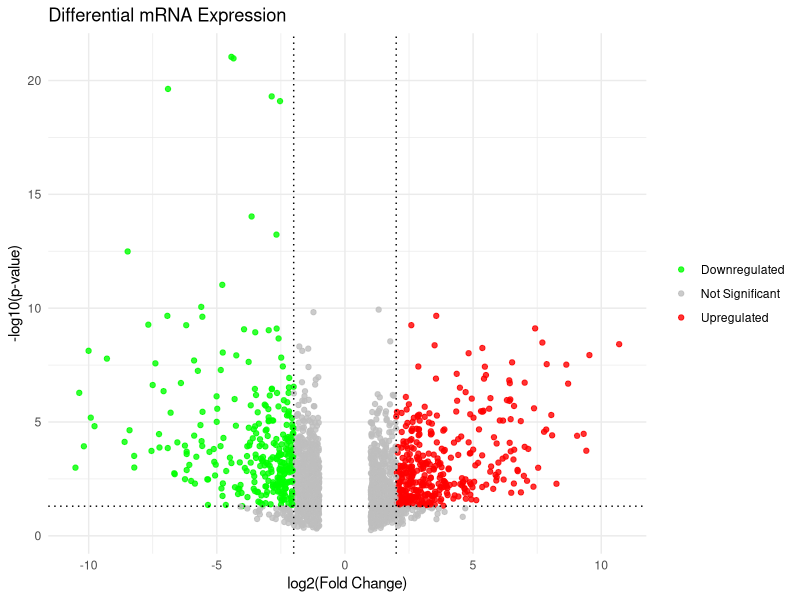
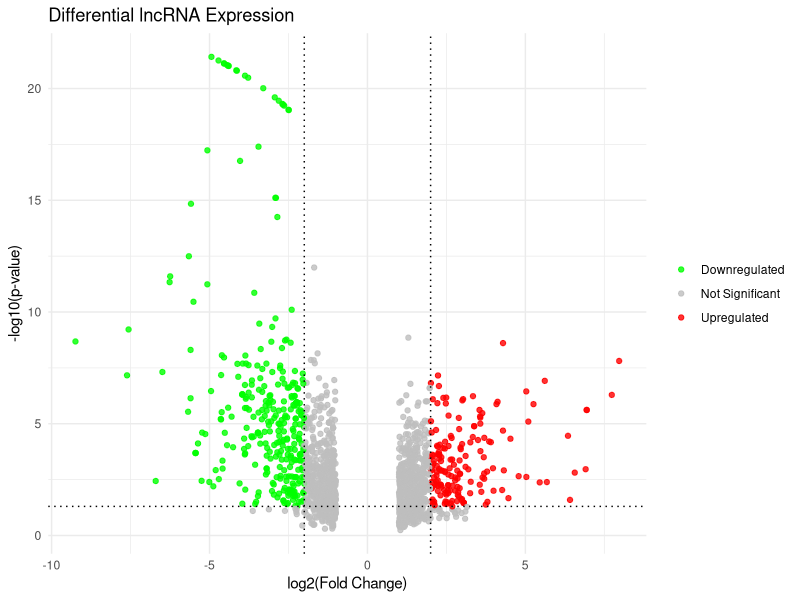
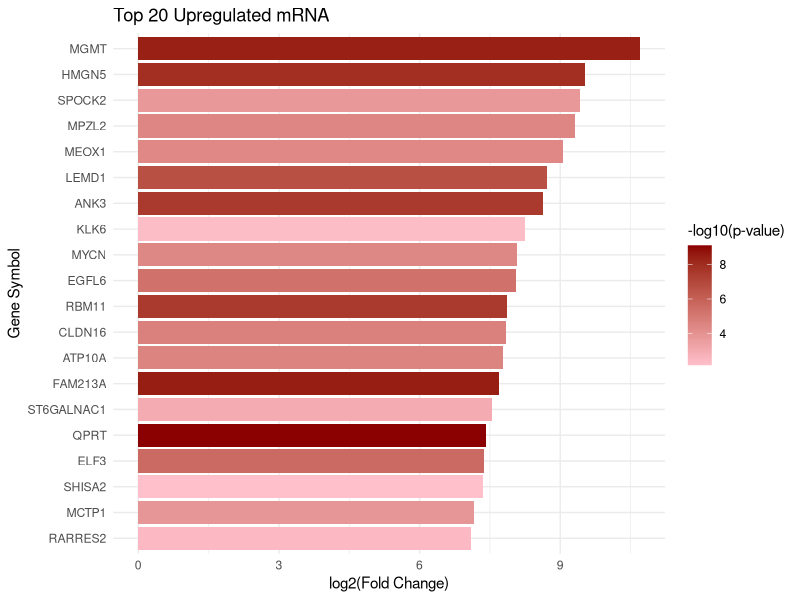
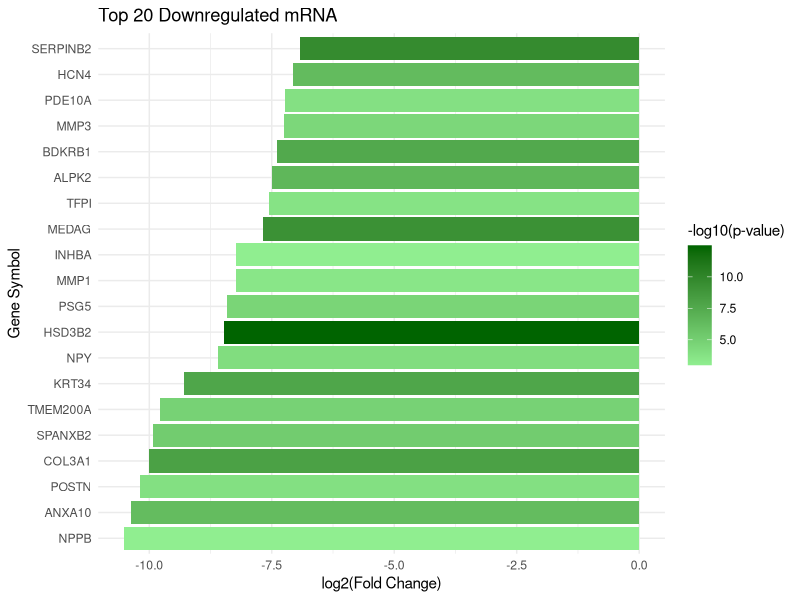
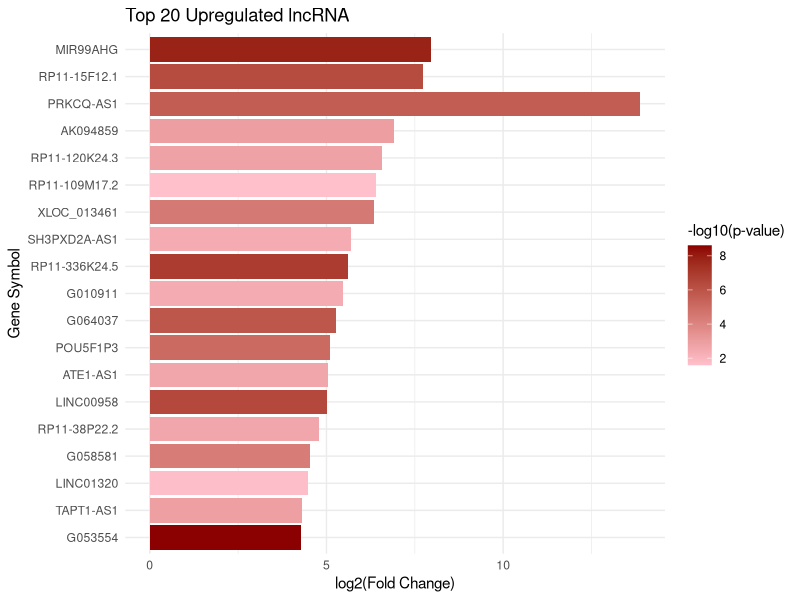
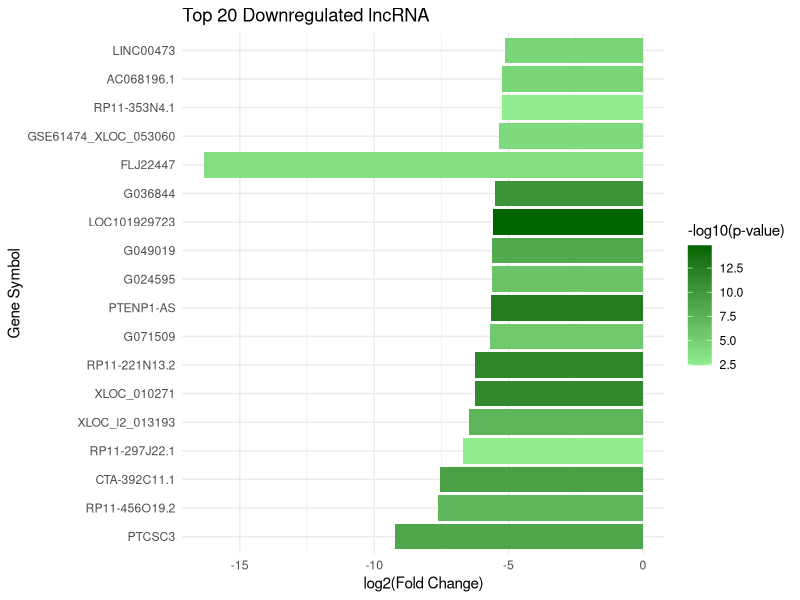
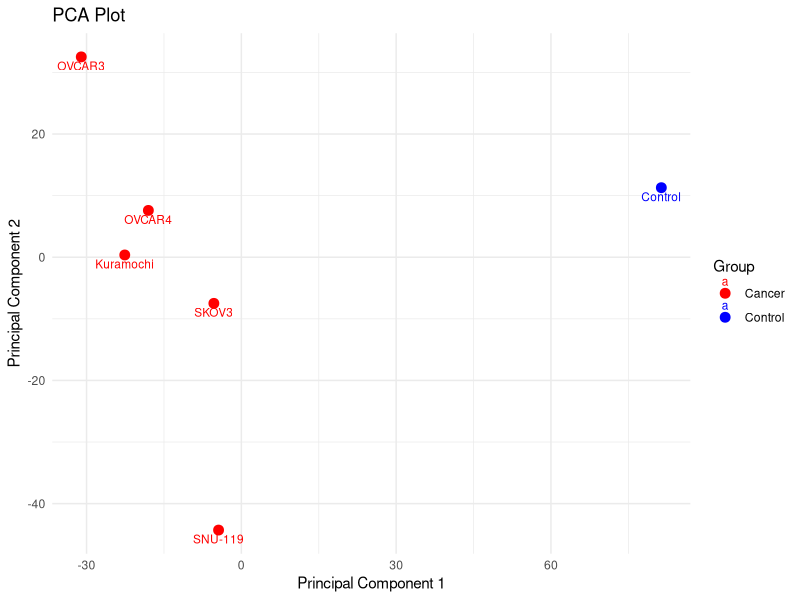

The R source for these figures, in order:
## ---- chunk 1
#| echo: true
#| message: false
#| warning: false
library(tidyverse)
## ---- chunk 2
#| echo: true
#| message: false
#| warning: false
mRNA_data <- read_csv("CNC_mRNA.csv")
mRNA_data <- mRNA_data |> 
  mutate(
    log2FC = ifelse(Regulation == "down", -log2(FoldChange), log2(FoldChange)),
    negLog10P = -log10(p_value),
    status = case_when(
      log2FC >= 2 & p_value < 0.05 ~ "Upregulated",
      log2FC <= -2 & p_value < 0.05 ~ "Downregulated",
      TRUE ~ "Not Significant"))
## ---- chunk 3
table(mRNA_data$status)
## ---- chunk 4
ggplot(mRNA_data, aes(x = log2FC, y = negLog10P, color = status)) +
  geom_point(alpha = 0.8, size = 1.5) +
  scale_color_manual(values = c(
    "Upregulated" = "red",
    "Downregulated" = "green",
    "Not Significant" = "grey"
  )) +
  geom_vline(xintercept = c(-2, 2), linetype = "dotted", color = "black") +
  geom_hline(yintercept = -log10(0.05), linetype = "dotted", color = "black") +
  theme_minimal() +
  labs(
    title = "Differential mRNA Expression",
    x = "log2(Fold Change)",
    y = "-log10(p-value)"
  ) +
  theme(legend.title = element_blank())
## ---- chunk 5
#| echo: true
#| message: false
#| warning: false
lncRNA_data <- read_csv("CNC_lncRNA.csv")
lncRNA_data <- lncRNA_data |> 
  mutate(
    log2FC = ifelse(Regulation == "down", -log2(`FoldChange`), log2(`FoldChange`)),
    negLog10P = -log10(p_value),
    status = case_when(
      log2FC >= 2 & p_value < 0.05 ~ "Upregulated",
      log2FC <= -2 & p_value < 0.05 ~ "Downregulated",
      TRUE ~ "Not Significant"))
## ---- chunk 6
table(lncRNA_data$status)
## ---- chunk 7
ggplot(lncRNA_data, aes(x = log2FC, y = negLog10P, color = status)) +
  geom_point(alpha = 0.8, size = 1.5) +
  scale_color_manual(values = c(
    "Upregulated" = "red",
    "Downregulated" = "green",
    "Not Significant" = "grey"
  )) +
  geom_vline(xintercept = c(-2, 2), linetype = "dotted", color = "black") +
  geom_hline(yintercept = -log10(0.05), linetype = "dotted", color = "black") +
  theme_minimal() +
  labs(
    title = "Differential lncRNA Expression",
    x = "log2(Fold Change)",
    y = "-log10(p-value)"
  ) +
  theme(legend.title = element_blank())
## ---- chunk 8
#| message: false
#| warning: false
top_up_mRNA <- mRNA_data |> arrange(desc(log2FC)) |> slice_head(n = 20)
## ---- chunk 9
ggplot(top_up_mRNA, aes(x = reorder(GeneSymbol, log2FC), y = log2FC, fill = negLog10P)) + geom_col() + scale_fill_gradient(low = "pink", high = "darkred", name = "-log10(p-value)") + coord_flip() + theme_minimal() + labs( title = "Top 20 Upregulated mRNA", x = "Gene Symbol", y = "log2(Fold Change)")
## ---- chunk 10
#| message: false
#| warning: false
top_down_mRNA <- mRNA_data |> arrange(log2FC) |> slice_head(n = 20)
## ---- chunk 11
ggplot(top_down_mRNA, aes(x = reorder(GeneSymbol, log2FC), y = log2FC, fill = negLog10P)) + geom_col() + scale_fill_gradient(low = "lightgreen", high = "darkgreen", name = "-log10(p-value)") + coord_flip() + theme_minimal() + labs(title = "Top 20 Downregulated mRNA", x = "Gene Symbol", y = "log2(Fold Change)")
## ---- chunk 12
top_up_lncRNA <- lncRNA_data |> arrange(desc(log2FC)) |> slice_head(n = 20)
ggplot(top_up_lncRNA, aes(x = reorder(GeneSymbol, log2FC), y = log2FC, fill = negLog10P)) + geom_col() + scale_fill_gradient(low = "pink", high = "darkred", name = "-log10(p-value)") + coord_flip() + theme_minimal() + labs( title = "Top 20 Upregulated lncRNA", x = "Gene Symbol", y = "log2(Fold Change)")
## ---- chunk 13
top_down_lncRNA <- lncRNA_data |> arrange(log2FC) |> slice_head(n = 20)
ggplot(top_down_lncRNA, aes(x = reorder(GeneSymbol, log2FC), y = log2FC, fill = negLog10P)) + geom_col() + scale_fill_gradient(low = "lightgreen", high = "darkgreen", name = "-log10(p-value)") + coord_flip() + theme_minimal() + labs(title = "Top 20 Downregulated lncRNA", x = "Gene Symbol", y = "log2(Fold Change)")
## ---- chunk 14
#| echo: true
#| message: false
#| warning: false

lncRNA_data <- read_csv("CNC_lncRNA.csv")
mRNA_data <- read_csv("CNC_mRNA.csv")


expr_cols <- c("2,treatednormalized", "3,treatednormalized", "4,treatednormalized", 
               "5,treatednormalized", "6,treatednormalized", "1,controlnormalized")

lncRNA_expr <- lncRNA_data[, expr_cols]
mRNA_expr <- mRNA_data[, expr_cols]
rownames(lncRNA_expr) <- make.unique(lncRNA_data$GeneSymbol)
rownames(mRNA_expr) <- make.unique(mRNA_data$GeneSymbol)
combined_expr <- rbind(mRNA_expr, lncRNA_expr)
combined_expr_t <- t(combined_expr)


rownames(combined_expr_t) <- c("Kuramochi", "SNU-119", "OVCAR3", "SKOV3", "OVCAR4", "Control")
pca_res <- prcomp(combined_expr_t, scale. = TRUE)
pca_df <- data.frame(pca_res$x[, 1:2])
pca_df$Sample <- rownames(pca_df)
pca_df$Group <- c("Cancer", "Cancer", "Cancer", "Cancer", "Cancer", "Control")

#Plot
ggplot(pca_df, aes(x = PC1, y = PC2, color = Group, label = Sample)) +
  geom_point(size = 3) +
  geom_text(vjust = 1.5, size = 3) +
  scale_color_manual(values = c("Cancer" = "red", "Control" = "blue")) +
  labs(title = "PCA Plot",
       x = "Principal Component 1",
       y = "Principal Component 2") +
  theme_minimal()

